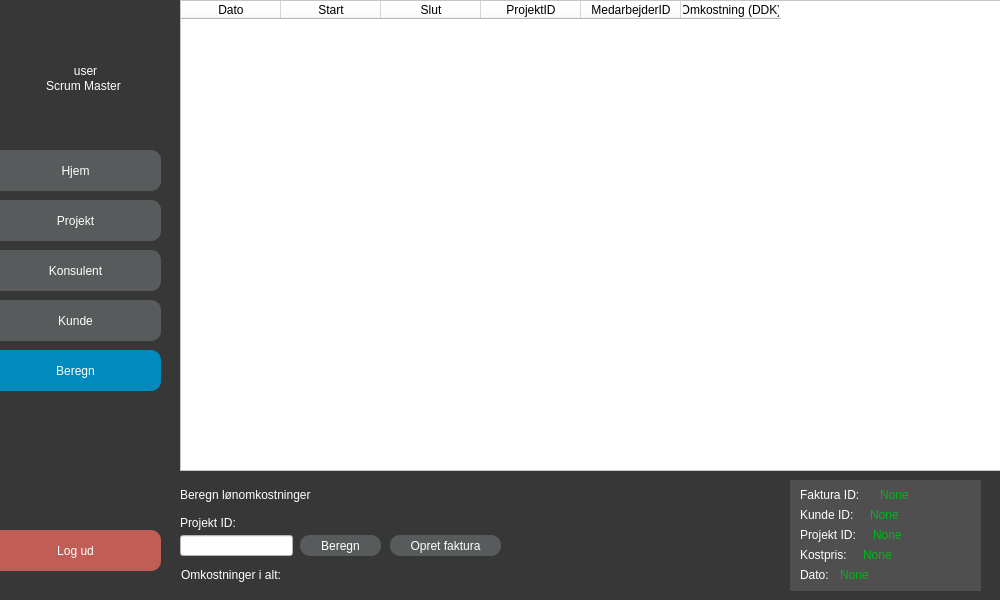
<?xml version="1.0" encoding="UTF-8"?>
<ui version="4.0">
 <class>MainWindow</class>
 <widget class="QMainWindow" name="MainWindow">
  <property name="geometry">
   <rect>
    <x>0</x>
    <y>0</y>
    <width>1000</width>
    <height>600</height>
   </rect>
  </property>
  <property name="windowTitle">
   <string>MainWindow</string>
  </property>
  <property name="styleSheet">
   <string notr="true">background-color: rgb(255, 255, 255);</string>
  </property>
  <widget class="QWidget" name="centralwidget">
   <widget class="QTableWidget" name="tabelwidget">
    <property name="geometry">
     <rect>
      <x>180</x>
      <y>0</y>
      <width>831</width>
      <height>471</height>
     </rect>
    </property>
    <property name="styleSheet">
     <string notr="true">background-color: rgb(255, 255, 255);</string>
    </property>
    <attribute name="horizontalHeaderVisible">
     <bool>true</bool>
    </attribute>
    <attribute name="horizontalHeaderHighlightSections">
     <bool>true</bool>
    </attribute>
    <attribute name="verticalHeaderVisible">
     <bool>false</bool>
    </attribute>
    <attribute name="verticalHeaderDefaultSectionSize">
     <number>30</number>
    </attribute>
    <column>
     <property name="text">
      <string>Dato</string>
     </property>
    </column>
    <column>
     <property name="text">
      <string>Start</string>
     </property>
    </column>
    <column>
     <property name="text">
      <string>Slut</string>
     </property>
    </column>
    <column>
     <property name="text">
      <string>ProjektID</string>
     </property>
    </column>
    <column>
     <property name="text">
      <string>MedarbejderID</string>
     </property>
    </column>
    <column>
     <property name="text">
      <string>Omkostning (DDK)</string>
     </property>
    </column>
   </widget>
   <widget class="QLabel" name="navn_3">
    <property name="geometry">
     <rect>
      <x>181</x>
      <y>550</y>
      <width>151</width>
      <height>50</height>
     </rect>
    </property>
    <property name="styleSheet">
     <string notr="true">font: 14pt &quot;.AppleSystemUIFont&quot;;
color: rgb(255, 255,255);
background-color: rgba(255, 255, 255, 0);</string>
    </property>
    <property name="text">
     <string>Omkostninger i alt:</string>
    </property>
   </widget>
   <widget class="QLabel" name="payments">
    <property name="geometry">
     <rect>
      <x>311</x>
      <y>550</y>
      <width>251</width>
      <height>50</height>
     </rect>
    </property>
    <property name="styleSheet">
     <string notr="true">font: 14pt &quot;.AppleSystemUIFont&quot;;
color: rgb(0, 181, 28);
background-color: rgba(255, 255, 255, 0);</string>
    </property>
    <property name="text">
     <string/>
    </property>
   </widget>
   <widget class="QPushButton" name="logud_knap">
    <property name="geometry">
     <rect>
      <x>-10</x>
      <y>530</y>
      <width>171</width>
      <height>41</height>
     </rect>
    </property>
    <property name="styleSheet">
     <string notr="true">

QPushButton {
	color: rgb(255, 255, 255);
	
	background-color: rgb(192, 94, 85);
	font: 16pt &quot;.AppleSystemUIFont&quot;;
	border-radius: 10px;
}

QPushButton:Hover {


	background-color: rgb(220, 109, 99);



}
</string>
    </property>
    <property name="text">
     <string>Log ud</string>
    </property>
   </widget>
   <widget class="QLabel" name="Frame">
    <property name="geometry">
     <rect>
      <x>-10</x>
      <y>-10</y>
      <width>181</width>
      <height>631</height>
     </rect>
    </property>
    <property name="styleSheet">
     <string notr="true">font: 16pt &quot;.AppleSystemUIFont&quot;;
color: rgb(0, 138, 190);

background-color: rgb(0, 0, 0,200);
border-radius: 15px;</string>
    </property>
    <property name="text">
     <string/>
    </property>
    <property name="scaledContents">
     <bool>false</bool>
    </property>
    <property name="alignment">
     <set>Qt::AlignCenter</set>
    </property>
    <property name="wordWrap">
     <bool>false</bool>
    </property>
   </widget>
   <widget class="QPushButton" name="faktura_knap">
    <property name="geometry">
     <rect>
      <x>390</x>
      <y>535</y>
      <width>111</width>
      <height>21</height>
     </rect>
    </property>
    <property name="styleSheet">
     <string notr="true">QPushButton {
	color: rgb(255, 255, 255);
	background-color: rgb(88, 91, 91);
	font: 14pt &quot;.AppleSystemUIFont&quot;;
	border-radius: 10px;
}

QPushButton:Hover {

	background-color: rgb(109, 109, 109);


}
</string>
    </property>
    <property name="text">
     <string>Opret faktura</string>
    </property>
   </widget>
   <widget class="QLabel" name="navn_4">
    <property name="geometry">
     <rect>
      <x>180</x>
      <y>470</y>
      <width>201</width>
      <height>50</height>
     </rect>
    </property>
    <property name="styleSheet">
     <string notr="true">font: 18pt &quot;.AppleSystemUIFont&quot;;
color: rgb(255, 255,255);
background-color: rgba(255, 255, 255, 0);</string>
    </property>
    <property name="text">
     <string>Beregn lønomkostninger</string>
    </property>
   </widget>
   <widget class="QLineEdit" name="projektID_input">
    <property name="geometry">
     <rect>
      <x>180</x>
      <y>535</y>
      <width>113</width>
      <height>21</height>
     </rect>
    </property>
    <property name="styleSheet">
     <string notr="true">background-color: rgb(255, 255, 255);</string>
    </property>
   </widget>
   <widget class="QLabel" name="label">
    <property name="geometry">
     <rect>
      <x>180</x>
      <y>515</y>
      <width>71</width>
      <height>16</height>
     </rect>
    </property>
    <property name="styleSheet">
     <string notr="true">color: rgb(255, 255, 255);
background-color: rgba(255, 255, 255, 0);</string>
    </property>
    <property name="text">
     <string>Projekt ID:</string>
    </property>
   </widget>
   <widget class="QPushButton" name="beregn_omkostninger_knap">
    <property name="geometry">
     <rect>
      <x>300</x>
      <y>535</y>
      <width>81</width>
      <height>21</height>
     </rect>
    </property>
    <property name="styleSheet">
     <string notr="true">QPushButton {
	color: rgb(255, 255, 255);
	background-color: rgb(88, 91, 91);
	font: 14pt &quot;.AppleSystemUIFont&quot;;
	border-radius: 10px;
}

QPushButton:Hover {

	background-color: rgb(109, 109, 109);


}
</string>
    </property>
    <property name="text">
     <string>Beregn</string>
    </property>
   </widget>
   <widget class="QLabel" name="noterror">
    <property name="geometry">
     <rect>
      <x>540</x>
      <y>570</y>
      <width>221</width>
      <height>20</height>
     </rect>
    </property>
    <property name="styleSheet">
     <string notr="true">color: rgb(0, 170, 115);
background-color: rgba(255, 255, 255, 0);</string>
    </property>
    <property name="text">
     <string/>
    </property>
    <property name="alignment">
     <set>Qt::AlignCenter</set>
    </property>
   </widget>
   <widget class="QLabel" name="error">
    <property name="geometry">
     <rect>
      <x>510</x>
      <y>540</y>
      <width>181</width>
      <height>16</height>
     </rect>
    </property>
    <property name="styleSheet">
     <string notr="true">color: rgb(219, 0, 40);
background-color: rgba(255, 255, 255, 0);</string>
    </property>
    <property name="text">
     <string/>
    </property>
    <property name="alignment">
     <set>Qt::AlignCenter</set>
    </property>
   </widget>
   <widget class="QLabel" name="navn_5">
    <property name="geometry">
     <rect>
      <x>800</x>
      <y>470</y>
      <width>71</width>
      <height>50</height>
     </rect>
    </property>
    <property name="styleSheet">
     <string notr="true">font: 14pt &quot;.AppleSystemUIFont&quot;;
color: rgb(255, 255,255);
background-color: rgba(255, 255, 255, 0);</string>
    </property>
    <property name="text">
     <string>Faktura ID: </string>
    </property>
   </widget>
   <widget class="QLabel" name="navn_6">
    <property name="geometry">
     <rect>
      <x>800</x>
      <y>490</y>
      <width>71</width>
      <height>50</height>
     </rect>
    </property>
    <property name="styleSheet">
     <string notr="true">font: 14pt &quot;.AppleSystemUIFont&quot;;
color: rgb(255, 255,255);
background-color: rgba(255, 255, 255, 0);</string>
    </property>
    <property name="text">
     <string>Kunde ID:</string>
    </property>
   </widget>
   <widget class="QLabel" name="navn_7">
    <property name="geometry">
     <rect>
      <x>800</x>
      <y>510</y>
      <width>71</width>
      <height>50</height>
     </rect>
    </property>
    <property name="styleSheet">
     <string notr="true">font: 14pt &quot;.AppleSystemUIFont&quot;;
color: rgb(255, 255,255);
background-color: rgba(255, 255, 255, 0);</string>
    </property>
    <property name="text">
     <string>Projekt ID:</string>
    </property>
   </widget>
   <widget class="QLabel" name="navn_8">
    <property name="geometry">
     <rect>
      <x>800</x>
      <y>550</y>
      <width>71</width>
      <height>50</height>
     </rect>
    </property>
    <property name="styleSheet">
     <string notr="true">font: 14pt &quot;.AppleSystemUIFont&quot;;
color: rgb(255, 255,255);
background-color: rgba(255, 255, 255, 0);</string>
    </property>
    <property name="text">
     <string>Dato:</string>
    </property>
   </widget>
   <widget class="QLabel" name="navn_9">
    <property name="geometry">
     <rect>
      <x>800</x>
      <y>530</y>
      <width>91</width>
      <height>50</height>
     </rect>
    </property>
    <property name="styleSheet">
     <string notr="true">font: 14pt &quot;.AppleSystemUIFont&quot;;
color: rgb(255, 255,255);
background-color: rgba(255, 255, 255, 0);</string>
    </property>
    <property name="text">
     <string>Kostpris:</string>
    </property>
   </widget>
   <widget class="QLabel" name="FakturaID">
    <property name="geometry">
     <rect>
      <x>880</x>
      <y>470</y>
      <width>251</width>
      <height>50</height>
     </rect>
    </property>
    <property name="styleSheet">
     <string notr="true">font: 14pt &quot;.AppleSystemUIFont&quot;;
color: rgb(0, 181, 28);
background-color: rgba(255, 255, 255, 0);</string>
    </property>
    <property name="text">
     <string>None</string>
    </property>
   </widget>
   <widget class="QLabel" name="KundeID">
    <property name="geometry">
     <rect>
      <x>870</x>
      <y>490</y>
      <width>251</width>
      <height>50</height>
     </rect>
    </property>
    <property name="styleSheet">
     <string notr="true">font: 14pt &quot;.AppleSystemUIFont&quot;;
color: rgb(0, 181, 28);
background-color: rgba(255, 255, 255, 0);</string>
    </property>
    <property name="text">
     <string>None</string>
    </property>
   </widget>
   <widget class="QLabel" name="ProjektID">
    <property name="geometry">
     <rect>
      <x>873</x>
      <y>510</y>
      <width>260</width>
      <height>50</height>
     </rect>
    </property>
    <property name="styleSheet">
     <string notr="true">font: 14pt &quot;.AppleSystemUIFont&quot;;
color: rgb(0, 181, 28);
background-color: rgba(255, 255, 255, 0);</string>
    </property>
    <property name="text">
     <string>None</string>
    </property>
   </widget>
   <widget class="QLabel" name="Dato">
    <property name="geometry">
     <rect>
      <x>840</x>
      <y>550</y>
      <width>251</width>
      <height>50</height>
     </rect>
    </property>
    <property name="styleSheet">
     <string notr="true">font: 14pt &quot;.AppleSystemUIFont&quot;;
color: rgb(0, 181, 28);
background-color: rgba(255, 255, 255, 0);</string>
    </property>
    <property name="text">
     <string>None</string>
    </property>
   </widget>
   <widget class="QLabel" name="Kostpris">
    <property name="geometry">
     <rect>
      <x>863</x>
      <y>530</y>
      <width>111</width>
      <height>50</height>
     </rect>
    </property>
    <property name="styleSheet">
     <string notr="true">font: 14pt &quot;.AppleSystemUIFont&quot;;
color: rgb(0, 181, 28);
background-color: rgba(255, 255, 255, 0);</string>
    </property>
    <property name="text">
     <string>None</string>
    </property>
   </widget>
   <widget class="QLabel" name="Frame_2">
    <property name="geometry">
     <rect>
      <x>790</x>
      <y>480</y>
      <width>191</width>
      <height>111</height>
     </rect>
    </property>
    <property name="styleSheet">
     <string notr="true">font: 16pt &quot;.AppleSystemUIFont&quot;;
color: rgb(0, 138, 190);

background-color: rgb(254, 253, 255, 30);
</string>
    </property>
    <property name="text">
     <string/>
    </property>
    <property name="scaledContents">
     <bool>false</bool>
    </property>
    <property name="alignment">
     <set>Qt::AlignCenter</set>
    </property>
    <property name="wordWrap">
     <bool>false</bool>
    </property>
   </widget>
   <widget class="QLabel" name="label_3">
    <property name="geometry">
     <rect>
      <x>43</x>
      <y>70</y>
      <width>81</width>
      <height>31</height>
     </rect>
    </property>
    <property name="styleSheet">
     <string notr="true">font: 10pt &quot;.AppleSystemUIFont&quot;;
color: rgb(255, 255, 255);
background-color: rgba(255, 255, 255, 0);</string>
    </property>
    <property name="text">
     <string>Scrum Master</string>
    </property>
    <property name="alignment">
     <set>Qt::AlignCenter</set>
    </property>
   </widget>
   <widget class="QLabel" name="navn">
    <property name="geometry">
     <rect>
      <x>10</x>
      <y>50</y>
      <width>151</width>
      <height>41</height>
     </rect>
    </property>
    <property name="styleSheet">
     <string notr="true">font: 16pt &quot;.AppleSystemUIFont&quot;;
color: white;

background-color: rgba(255, 255, 255, 0);</string>
    </property>
    <property name="text">
     <string>user</string>
    </property>
    <property name="scaledContents">
     <bool>false</bool>
    </property>
    <property name="alignment">
     <set>Qt::AlignCenter</set>
    </property>
    <property name="wordWrap">
     <bool>false</bool>
    </property>
   </widget>
   <widget class="QLabel" name="navn_2">
    <property name="geometry">
     <rect>
      <x>170</x>
      <y>0</y>
      <width>841</width>
      <height>611</height>
     </rect>
    </property>
    <property name="styleSheet">
     <string notr="true">background-color: rgb(55, 55, 55);</string>
    </property>
    <property name="text">
     <string/>
    </property>
    <property name="scaledContents">
     <bool>false</bool>
    </property>
    <property name="alignment">
     <set>Qt::AlignCenter</set>
    </property>
    <property name="wordWrap">
     <bool>false</bool>
    </property>
   </widget>
   <widget class="QPushButton" name="konsulenter_knap">
    <property name="geometry">
     <rect>
      <x>-10</x>
      <y>250</y>
      <width>171</width>
      <height>41</height>
     </rect>
    </property>
    <property name="styleSheet">
     <string notr="true">QPushButton {
	color: rgb(255, 255, 255);
	background-color: rgb(88, 91, 91);
	font: 16pt &quot;.AppleSystemUIFont&quot;;
	border-radius: 10px;
}

QPushButton:Hover {

	background-color: rgb(109, 109, 109);


}
</string>
    </property>
    <property name="text">
     <string>Konsulent</string>
    </property>
   </widget>
   <widget class="QPushButton" name="hjem_knap">
    <property name="geometry">
     <rect>
      <x>-10</x>
      <y>150</y>
      <width>171</width>
      <height>41</height>
     </rect>
    </property>
    <property name="styleSheet">
     <string notr="true">QPushButton {
	color: rgb(255, 255, 255);
	background-color: rgb(88, 91, 91);
	font: 16pt &quot;.AppleSystemUIFont&quot;;
	border-radius: 10px;
}

QPushButton:Hover {

	background-color: rgb(109, 109, 109);


}
</string>
    </property>
    <property name="text">
     <string>Hjem</string>
    </property>
   </widget>
   <widget class="QPushButton" name="registreringer_knap">
    <property name="geometry">
     <rect>
      <x>-10</x>
      <y>350</y>
      <width>171</width>
      <height>41</height>
     </rect>
    </property>
    <property name="styleSheet">
     <string notr="true">background-color: rgb(0, 138, 190);
color: rgb(255, 255, 255);
font: 16pt &quot;.AppleSystemUIFont&quot;;
border-radius: 10px;
</string>
    </property>
    <property name="text">
     <string>Beregn</string>
    </property>
   </widget>
   <widget class="QPushButton" name="kunder_knap">
    <property name="geometry">
     <rect>
      <x>-10</x>
      <y>300</y>
      <width>171</width>
      <height>41</height>
     </rect>
    </property>
    <property name="styleSheet">
     <string notr="true">

QPushButton {
	color: rgb(255, 255, 255);
	background-color: rgb(88, 91, 91);
	font: 16pt &quot;.AppleSystemUIFont&quot;;
	border-radius: 10px;
}

QPushButton:Hover {

	background-color: rgb(109, 109, 109);


}
</string>
    </property>
    <property name="text">
     <string>Kunde</string>
    </property>
   </widget>
   <widget class="QPushButton" name="projekter_knap">
    <property name="geometry">
     <rect>
      <x>-10</x>
      <y>200</y>
      <width>171</width>
      <height>41</height>
     </rect>
    </property>
    <property name="styleSheet">
     <string notr="true">QPushButton {
	color: rgb(255, 255, 255);
	background-color: rgb(88, 91, 91);
	font: 16pt &quot;.AppleSystemUIFont&quot;;
	border-radius: 10px;
}

QPushButton:Hover {

	background-color: rgb(109, 109, 109);


}
</string>
    </property>
    <property name="text">
     <string>Projekt</string>
    </property>
   </widget>
   <zorder>Frame</zorder>
   <zorder>navn_2</zorder>
   <zorder>Frame_2</zorder>
   <zorder>tabelwidget</zorder>
   <zorder>navn_3</zorder>
   <zorder>payments</zorder>
   <zorder>logud_knap</zorder>
   <zorder>faktura_knap</zorder>
   <zorder>navn_4</zorder>
   <zorder>projektID_input</zorder>
   <zorder>label</zorder>
   <zorder>beregn_omkostninger_knap</zorder>
   <zorder>noterror</zorder>
   <zorder>error</zorder>
   <zorder>navn_5</zorder>
   <zorder>navn_6</zorder>
   <zorder>navn_7</zorder>
   <zorder>navn_8</zorder>
   <zorder>navn_9</zorder>
   <zorder>FakturaID</zorder>
   <zorder>KundeID</zorder>
   <zorder>ProjektID</zorder>
   <zorder>Dato</zorder>
   <zorder>Kostpris</zorder>
   <zorder>label_3</zorder>
   <zorder>navn</zorder>
   <zorder>konsulenter_knap</zorder>
   <zorder>hjem_knap</zorder>
   <zorder>registreringer_knap</zorder>
   <zorder>kunder_knap</zorder>
   <zorder>projekter_knap</zorder>
  </widget>
 </widget>
 <resources/>
 <connections/>
</ui>
